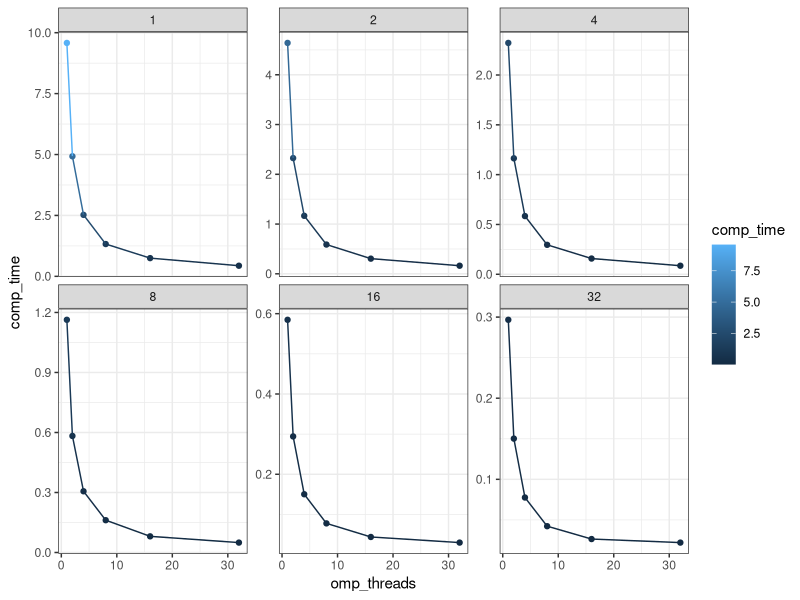
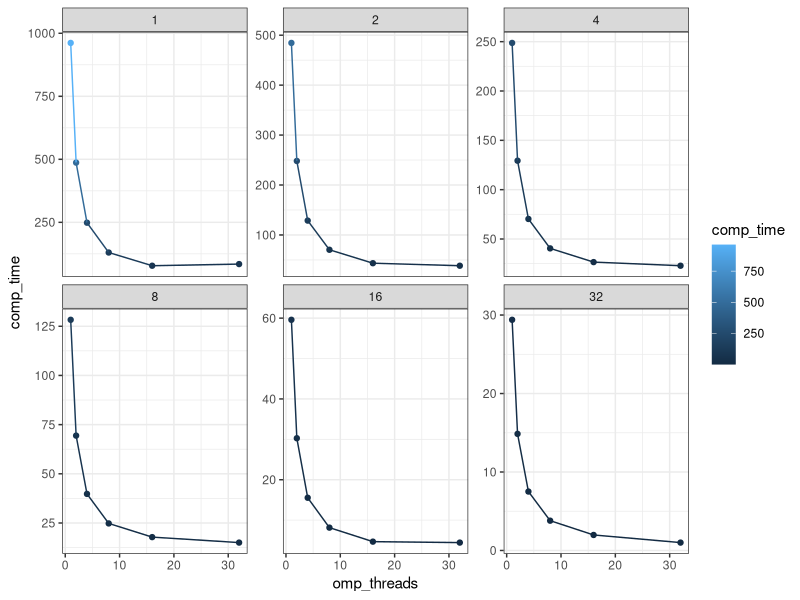

Write the R code that produced these figures, in order.
## ---- chunk 1
library(ggplot2)
library(dplyr)
df = read.csv("timings_cpu.csv")
## ---- chunk 2
rank0_1000 = df %>% filter(rank == 0, NX == 1000)
rank0_10000 = df %>% filter(rank == 0, NX == 10000)

ggplot(data=rank0_1000, aes(x=omp_threads, y=comp_time, color=comp_time)) + geom_point() + geom_line() + 
  facet_wrap(~size, scales="free_y") + theme_bw()

ggplot(data=rank0_10000, aes(x=omp_threads, y=comp_time, color=comp_time)) + geom_point() + geom_line() + 
  facet_wrap(~size, scales="free_y") + theme_bw()
